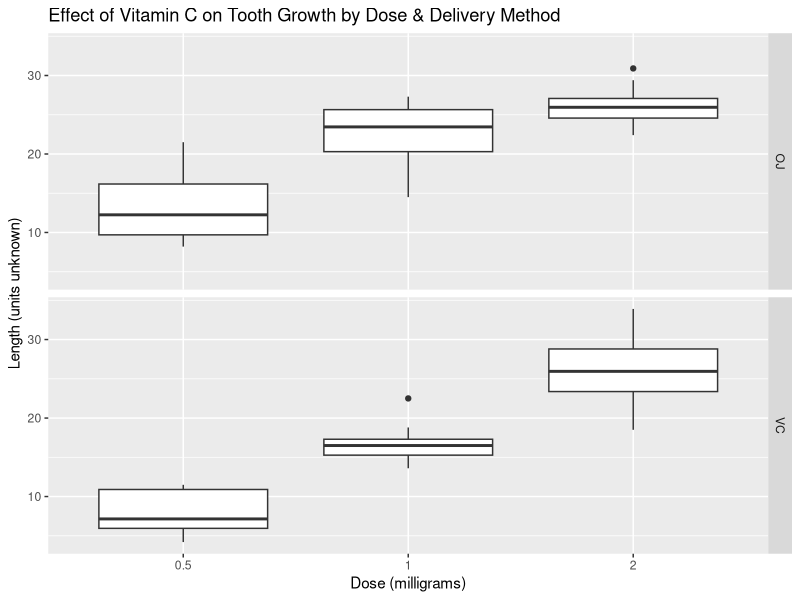

Write R code to recreate this figure. (Note: this script raises an error after producing the figure.)
## ---- chunk 1
loadToothData <- function() {
    suppressMessages(suppressWarnings(require(dplyr)))
    library(datasets)
    library(dplyr)
    data("ToothGrowth")
    # rename variables/columns to make them clearer
    tooth.data <- rename(ToothGrowth, Length=len, Delivery=supp, Dose=dose)
    # add group id
    tooth.data <- mutate(tooth.data,
                         Group=factor(paste0(Delivery, sprintf("%.1f", Dose))))
    tooth.data <- mutate(tooth.data,  Dose = factor(Dose))
    return(tooth.data)
}

getToothSummary <- function(tooth.data = loadToothData()) {
    suppressMessages(suppressWarnings(library(dplyr)))
    suppressMessages(suppressWarnings(library(knitr)))
    library(dplyr)
    tooth.summ <- group_by(tooth.data, Group)
    tooth.table <- summarize(tooth.summ, Mean.Length = mean(Length),
                             Std.Dev.Length = sd(Length))
    library(knitr)
    kable(tooth.table, digits=2)
}

getToothSummary()
## ---- chunk 2
loadToothData <- function() {
    suppressMessages(suppressWarnings(require(dplyr)))
    library(datasets)
    library(dplyr)
    data("ToothGrowth")
    # rename variables/columns to make them clearer
    tooth.data <- rename(ToothGrowth, Length=len, Delivery=supp, Dose=dose)
    # add group id
    tooth.data <- mutate(tooth.data,
                         Group=factor(paste0(Delivery, sprintf("%.1f", Dose))))
    tooth.data <- mutate(tooth.data,  Dose = factor(Dose))
    return(tooth.data)
}

exploreBox <- function(tooth.data = loadToothData()) {
    library(ggplot2)
    # exploratory panel plot
    p <- ggplot(tooth.data, aes(Dose, Length))
    p <- p + geom_boxplot()
    p <- p + facet_grid(Delivery ~ .)
    p <- p + xlab("Dose (milligrams)") + ylab("Length (units unknown)")
    p <- p + ggtitle("Effect of Vitamin C on Tooth Growth by Dose & Delivery Method")
    print(p)
}

exploreBox()
## ---- chunk 3
createTestingTable <- function(tooth.data = loadToothData()) {
    suppressMessages(suppressWarnings(library(dplyr)))
    suppressMessages(suppressWarnings(library(knitr)))
    library(dplyr)
    tooth.summ <- group_by(tooth.data, Group)
    tooth.table <- summarize(tooth.summ, Mean.Length = mean(Length),
                             Std.Dev.Length = sd(Length))
    df <- data.frame(Test=c("Addresses", "Group A", "Group B", "Mean A", "Mean B"),
                     t1=c("Question 1.", "OJ0.5", "OJ1.0",
                          as.character(tooth.table[1,2]),
                          as.character(tooth.table[2,2])),
                     t2=c("Question 1.", "OJ1.0", "OJ2.0",
                          as.character(tooth.table[2,2]),
                          as.character(tooth.table[3,2])),
                     t3=c("Question 1.", "VC0.5", "VC1.0",
                          as.character(tooth.table[4,2]),
                          as.character(tooth.table[5,2])),
                     t4=c("Question 1.", "VC1.0", "VC2.0",
                          as.character(tooth.table[5,2]),
                          as.character(tooth.table[6,2])),
                     t5=c("Question 2.", "VC0.5", "OJ0.5",
                          as.character(tooth.table[4,2]),
                          as.character(tooth.table[1,2])),
                     t6=c("Question 2.", "VC1.0", "OJ1.0",
                          as.character(tooth.table[5,2]),
                          as.character(tooth.table[2,2])),
                     t7=c("Question 2.", "VC2.0", "OJ2.0",
                          as.character(tooth.table[6,2]),
                          as.character(tooth.table[3,2])))
    library(knitr)
    kable(df, digits=2)
}

createTestingTable()
## ---- chunk 4

## Evaluates t-test results for Dose and Delivery under unequal group variances
getPvalue <- function(test.data, testDose = TRUE) {
    pval <- NULL
    if(testDose) {
        pval <- t.test(Length ~ Dose, paired = FALSE, var.equal = FALSE,
                       data = test.data)$p.value
    } else {
        pval <- t.test(Length ~ Group, paired = FALSE, var.equal = FALSE,
                       data = test.data)$p.value
    }
    
    return(pval)
}

## Returns a data frame with the p_values passed in as the p_values column
## and the rejectH0 column of boolean values designating whether the
## P-value was rejected (TRUE) or not (FALSE) under a Type II error rate
## alpha.
rejectBonferroni <- function(p_vals, alpha) {
    alpha.fwer <- alpha / length(p_vals)
    reject <- p_vals <= alpha.fwer
    result <- data.frame(p_values = p_vals, rejectH0 = reject)
    return(result)
}

## Ranks the p_values passed in and does a Benjamini Hochberg correction.
## A data frame with the following 4 columns is returned:
##
## test.id - test identifier, used tell which P-value corresponded to what test
## p.vals - passed in p_values in their original order
## alpha.bh.adj - BH adjusted alpha used to reject or accept H0
## rejectH0 - boolean values designating whether the P-value was rejected
##            (TRUE) or not (FALSE) under Type II error rate alpha.
rejectBenjHoch <- function(p_values, alpha) {
    suppressMessages(suppressWarnings(library(dplyr)))
    library(dplyr)
    result <- data.frame(test.id = 1:length(p_values), p.vals = p_values,
                         alpha.bh.adj = alpha)
    result <- mutate(result, rejectH0 = (p_values < alpha))
    result <- arrange(result, p.vals)
    m <- length(p_values)
    result$alpha.bh.adj <- alpha * (1:m) / m
    result$rejectH0 = (result$p.vals <= result$alpha.bh.adj)
    result$rank <- 1:m
    result <- arrange(result, test.id)  # put back in original order
    
    return(result)
}

## Returns the results of the 7 t-tests and evaluates the results against
## FPR (no correction), FWER (Bonferroni), and FDR (Benjamini Hochberg)
getTestResults <- function(tooth.data = loadToothData(),
                           alpha = 0.05) {
    t.pvals <- vector(mode = "numeric", length = 7)
    t.logic <- vector(mode = "logical", length = 7)
    # test dosages
    binary.data <- filter(tooth.data, Group == "OJ0.5" | Group == "OJ1.0")
    t.pvals[1] <- getPvalue(binary.data)
    binary.data <- filter(tooth.data, Group == "OJ1.0" | Group == "OJ2.0")
    t.pvals[2] <- getPvalue(binary.data)
    binary.data <- filter(tooth.data, Group == "VC0.5" | Group == "VC1.0")
    t.pvals[3] <- getPvalue(binary.data)
    binary.data <- filter(tooth.data, Group == "VC1.0" | Group == "VC2.0")
    t.pvals[4] <- getPvalue(binary.data)
    # test delivery
    binary.data <- filter(tooth.data, Group == "VC0.5" | Group == "OJ0.5")
    t.pvals[5] <- getPvalue(binary.data, FALSE)
    binary.data <- filter(tooth.data, Group == "VC1.0" | Group == "OJ1.0")
    t.pvals[6] <- getPvalue(binary.data, FALSE)
    binary.data <- filter(tooth.data, Group == "VC2.0" | Group == "OJ2.0")
    t.pvals[7] <- getPvalue(binary.data, FALSE)
    # rejection test
    t.fpr <- (t.pvals < alpha)
    t.fwer.q1 <- rejectBonferroni(t.pvals[1:4], alpha)$rejectH0
    t.fwer.q2 <- rejectBonferroni(t.pvals[5:7], alpha)$rejectH0
    t.fwer <- c(t.fwer.q1, t.fwer.q2)
    t.fdr.q1 <- rejectBenjHoch(t.pvals[1:4], alpha)$rejectH0
    t.fdr.q2 <- rejectBenjHoch(t.pvals[5:7], alpha)$rejectH0
    t.fdr <- c(t.fdr.q1, t.fdr.q2)
    t.test.num <- 1:7
    
    return(data.frame(test.num = 1:7, P_value = t.pvals,reject_FPR = t.fpr,
                      reject_FWER = t.fwer, reject_FDR = t.fdr))
}

getTestResults()

